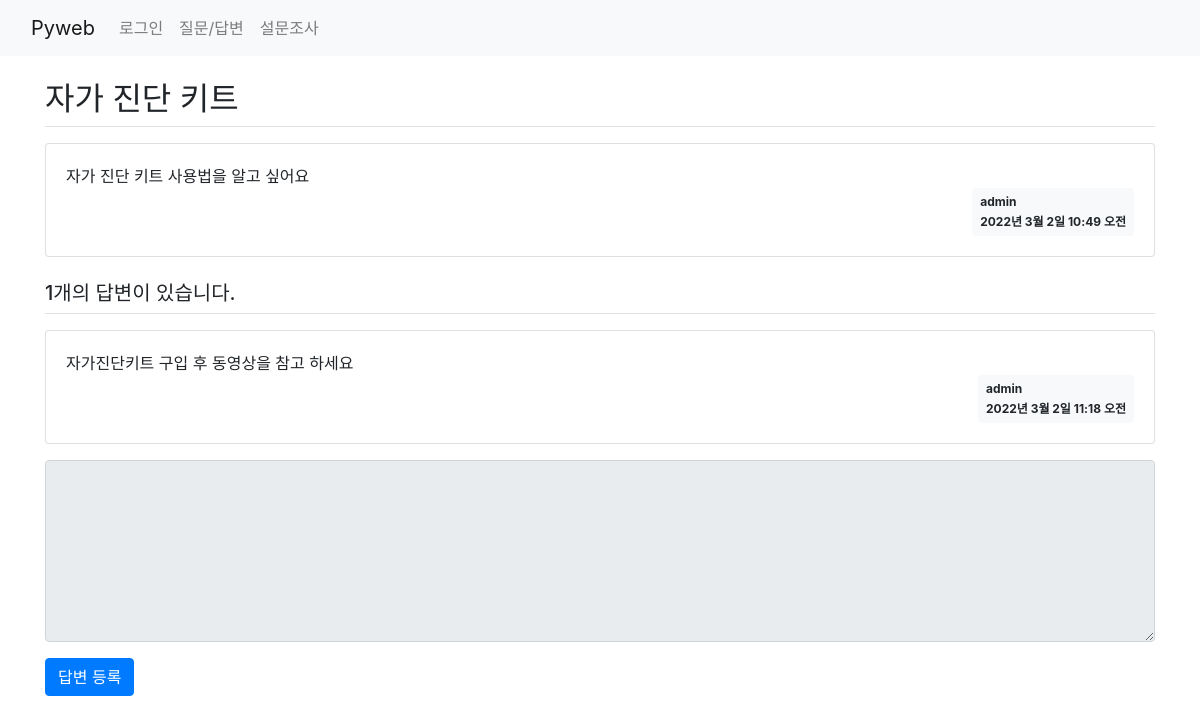
The page /board/2/ on the database as committed earlier.
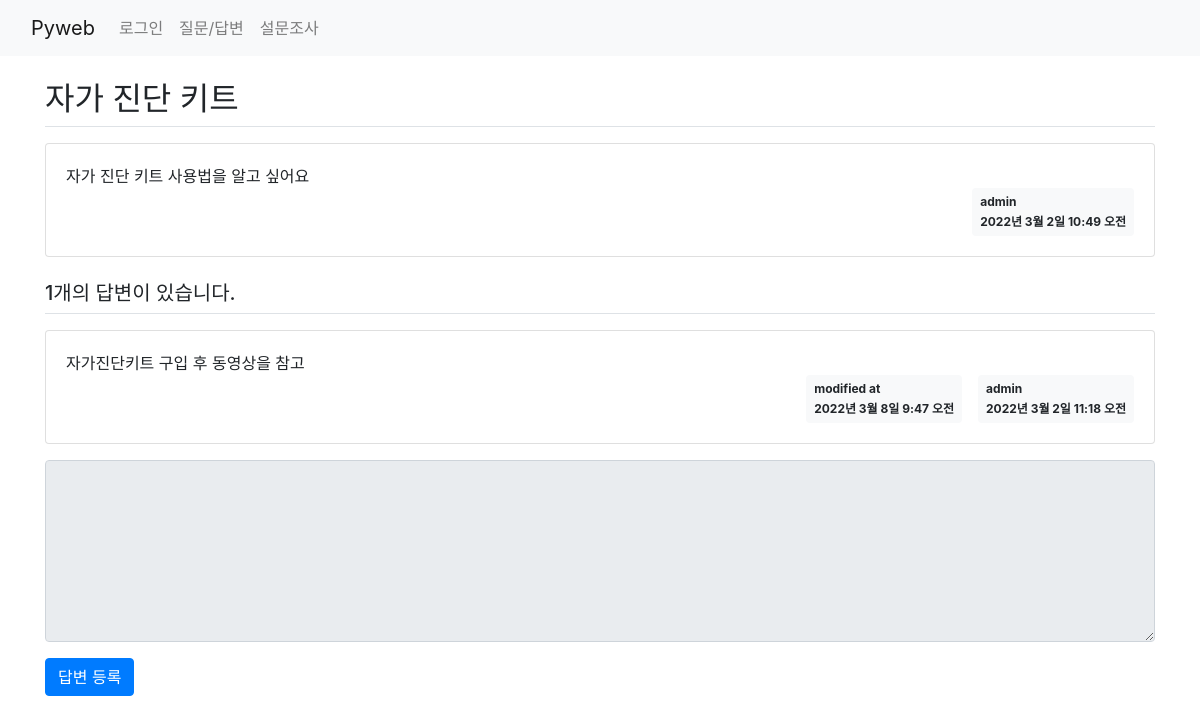
The same page on the database as committed later.
### board/models.py (models this page shows, shortened)
class Answer(models.Model):
    content = models.TextField()
    create_date = models.DateTimeField()
    modify_date = models.DateTimeField(null=True, blank=True)
    question = models.ForeignKey(Question, on_delete=models.CASCADE)
    author = models.ForeignKey(User, on_delete=models.CASCADE)

### board/views.py (the view)
# urls.py: path('<int:question_id>/', views.detail, name='detail'), #127.0.0.1:8000/board/1/
def detail(request, question_id):
    question = get_object_or_404(Question, pk=question_id)  #url경로 오류 처리
    context = {'question':question}
    return render(request, 'board/detail.html', context)

### templates/board/detail.html (shortened to what this page needs)
{% extends 'base.html' %}
{% block content %}
    <div class="container my-3">
       <h2 class="border-bottom py-2">{{ question.subject }}</h2>
        <div class="card my-3">
            <div class="card-body">
                <div class="card-text" style="white-space:pre-line">{{ question.content }}</div>
                <div class="d-flex justify-content-end">
                    <div class="badge badge-light p-2 text-left">
                        <div class="mb-2">{{ question.author }}</div>
                        <div>{{ question.create_date }}</div>
                    </div>
                </div>
            </div>
        </div>
        <h5 class="border-bottom my-3 py-2">
            {{ question.answer_set.count }}개의 답변이 있습니다.
        </h5>
        {% for answer in question.answer_set.all %}
        <div class="card my-3">
            <div class="card-body">
                <div class="card-text"  style="white-space:pre-line">{{ answer.content }}</div>
                <div class="d-flex justify-content-end">
                     {% if answer.modify_date %}
                    <div class="badge badge-light p-2 mx-3 text-left">
                        <div class="mb-2">modified at</div>
                        <div>{{ answer.modify_date }}</div>
                    </div>
                    {% endif %}
                    <div class="badge badge-light p-2 text-left">
                        <div class="mb-2">{{ answer.author }}</div>
                        <div>{{ answer.create_date }}</div>
                    </div>
                </div>
            </div>
        </div>
        {% endfor %}
        <form action="{% url 'board:answer_create' question.id %}" method="post">
          <div class="form-group">
              <textarea name="content" rows="7" cols="60" class="form-control"
                              {% if not user.is_authenticated %} disabled {% endif %}></textarea>
          </div>
          <input type="submit" value="답변 등록" class="btn btn-primary">
      </form>
    </div>
{% endblock %}

Rows that differ between the two databases and show on the page:
changed Answer "2022년 3월 2일 11:18 오전": content "자가진단키트 구입 후 동영상을 참고 하세요" → "자가진단키트 구입 후 동영상을 참고"; modify_date (not shown) → "2022년 3월 8일 9:47 오전"
